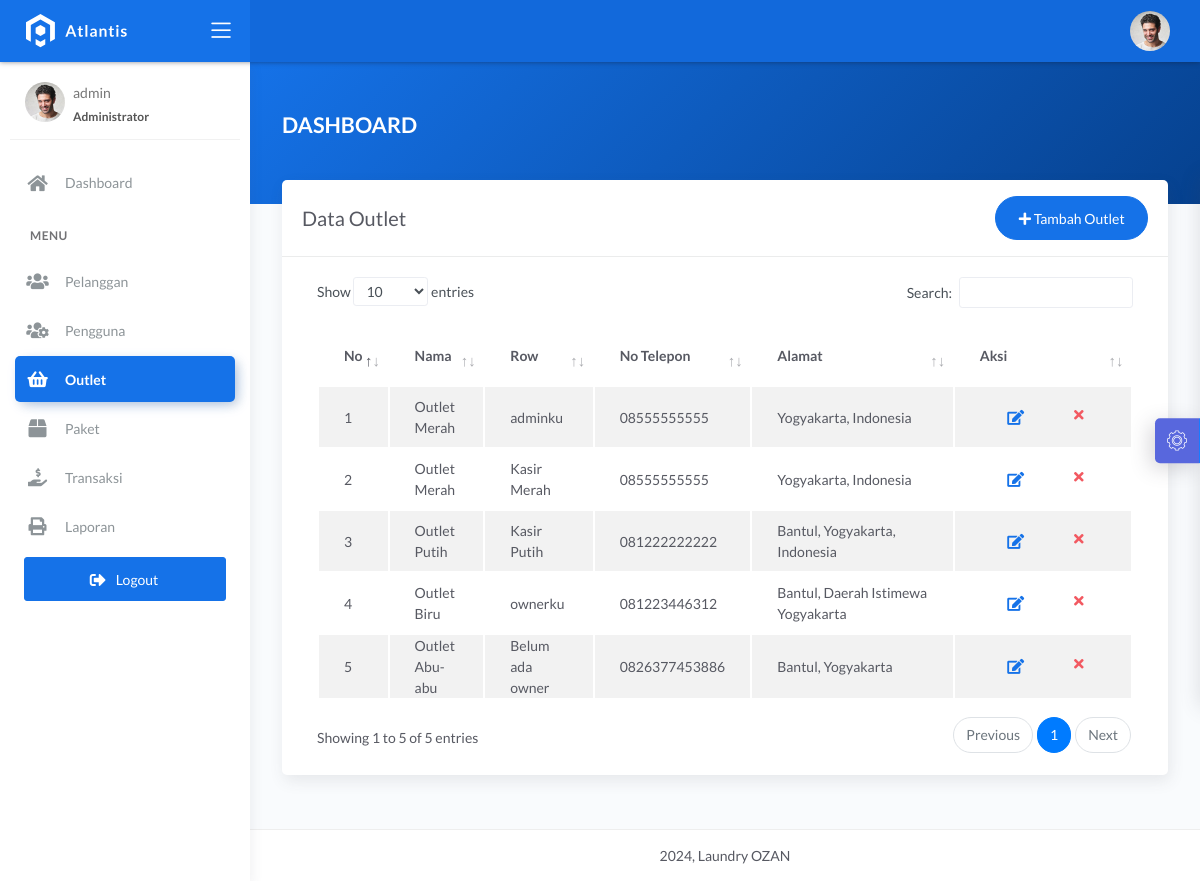
Screenshot of /admin/outlet.php (signed in) with the database file from the repository.
### tables this page shows
CREATE TABLE `user` (
  `id_user` int(11) NOT NULL,
  `nama_user` varchar(228) DEFAULT NULL,
  `username` varchar(228) DEFAULT NULL,
  `password` varchar(228) DEFAULT NULL,
  `outlet_id` int(11) DEFAULT NULL,
  `role` enum('admin','kasir','owner') DEFAULT NULL
);

CREATE TABLE `outlet` (
  `id_outlet` int(11) NOT NULL,
  `nama_outlet` varchar(228) DEFAULT NULL,
  `alamat_outlet` text DEFAULT NULL,
  `telp_outlet` varchar(15) DEFAULT NULL
);

### admin/outlet.php (the view, shortened to what this page needs)
<?php
$title = 'Data Outlet';
require 'koneksi.php';
$query = 'SELECT outlet.*, user.nama_user FROM outlet LEFT JOIN user ON user.outlet_id = outlet.id_outlet';
$data = mysqli_query($conn, $query);
require 'header.php';
?>
<div class="panel-header bg-primary-gradient">
    <div class="page-inner py-5">
        <div class="d-flex align-items-left align-items-md-center flex-column flex-md-row">
            <div>
                <h2 class="text-white pb-2 fw-bold">DASHBOARD</h2>
            </div>
        </div>
    </div>
</div>
<div class="page-inner mt--5">
    <diva class="row">
        <div class="col-md-12">
            <div class="card">
                <div class="card-header">
                    <div class="d-flex align-items-center">
                        <h4 class="card-title"><?= $title; ?></h4>
                        <a href="tambah_outlet.php" class="btn btn-primary btn-round ml-auto">
                            <i class="fa fa-plus"></i>
                            Tambah Outlet
                        </a>
                    </div>
                </div>
                <div class="card-body">
                    <div class="table-responsive">
                        <table id="basic-datatables" class="display table table-striped table-hover">
                            <thead>
                                <tr>
                                    <th style="width: 7%">No</th>
                                    <th>Nama</th>
                                    <th>Row</th>
                                    <th>No Telepon</th>
                                    <th style="width: 25%;">Alamat</th>
                                    <th style="width: 10%">Aksi</th>
                                </tr>
                            </thead>
                            <tbody>
                                <?php
                                $no = 1;
                                if (mysqli_num_rows($data) > 0) {
                                    while ($outlet = mysqli_fetch_assoc($data)) {
                                ?>
                                        <tr>
                                            <td><?= $no++; ?></td>
                                            <td><?= $outlet['nama_outlet']; ?></td>
                                            <td><?php if ($outlet['nama_user'] == null) {
                                                    echo "Belum ada owner";
                                                } else {
                                                    echo $outlet['nama_user'];
                                                } ?>
                                            </td>
                                            <td><?= $outlet['telp_outlet']; ?></td>
                                            <td><?= $outlet['alamat_outlet']; ?></td>
                                            <td>
                                                <div class="form-button-action">
                                                    <a href="edit_outlet.php?id=<?= $outlet['id_outlet']; ?>" type="button" data-toggle="tooltip" title="" class="btn btn-link btn-primary btn-lg" data-original-title="Edit">
                                                        <i class="fa fa-edit"></i>
                                                    </a>
                                                    <a href="hapus_outlet.php?id=<?= $outlet['id_outlet']; ?>" onclick="return confirm('Yakin hapus data?');" type="button" data-toggle="tooltip" title="" class="btn btn-link btn-danger" data-original-title="Hapus">
                                                        <i class="fa fa-times"></i>
                                                    </a>
                                                </div>
                                            </td>
                                        </tr>
                                <?php }
                                }
                                ?>
                            </tbody>
                        </table>
                    </div>
                </div>
            </div>
        </div>
</div>
</div>
<?php
require 'footer.php';
?>

### rows the page displays
user: outlet.nama_outlet "Outlet Merah", nama_user "adminku", outlet.telp_outlet "08555555555", outlet.alamat_outlet "Yogyakarta, Indonesia"
user: outlet.nama_outlet "Outlet Merah", nama_user "Kasir Merah", outlet.telp_outlet "08555555555", outlet.alamat_outlet "Yogyakarta, Indonesia"
user: outlet.nama_outlet "Outlet Putih", nama_user "Kasir Putih", outlet.telp_outlet "081222222222", outlet.alamat_outlet "Bantul, Yogyakarta, Indonesia"
user: outlet.nama_outlet "Outlet Biru", nama_user "ownerku", outlet.telp_outlet "081223446312", outlet.alamat_outlet "Bantul, Daerah Istimewa Yogyakarta"
outlet: nama_outlet "Outlet Abu-abu", shows "Belum ada owner", telp_outlet "0826377453886", alamat_outlet "Bantul, Yogyakarta"

### other values shown
$_SESSION['username'] "admin"
$title "Data Outlet"
